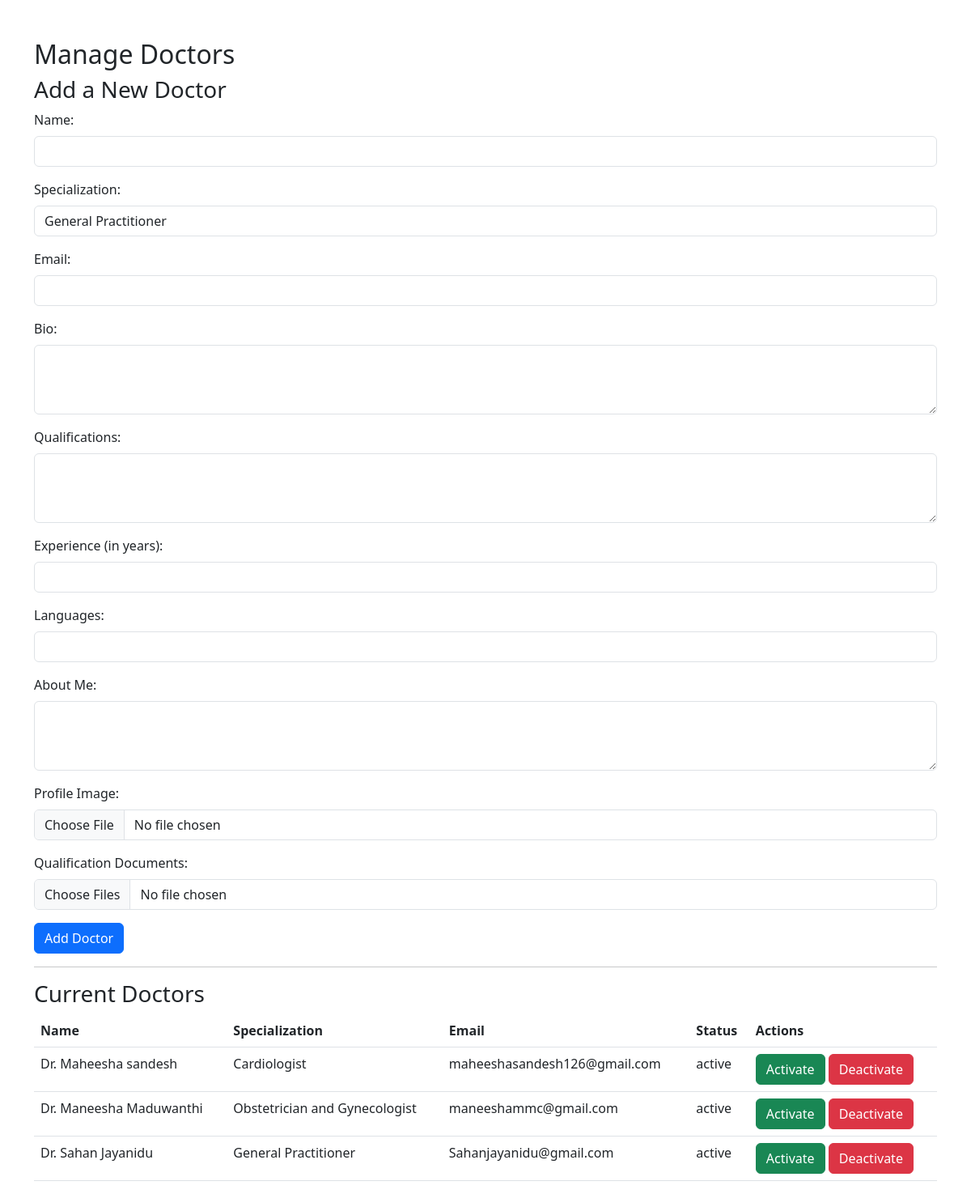
Screenshot of /adddoctors.php with the database file from the repository.
### tables this page shows
CREATE TABLE IF NOT EXISTS `doctors` (
  `id` int NOT NULL AUTO_INCREMENT,
  `name` varchar(100) NOT NULL,
  `specialization` varchar(100) NOT NULL,
  `email` varchar(100) NOT NULL,
  `bio` text NOT NULL,
  `profile_image` varchar(255) DEFAULT NULL,
  `reg_date` timestamp NULL DEFAULT CURRENT_TIMESTAMP,
  `qualifications` varchar(255) DEFAULT NULL,
  `experience` int DEFAULT NULL,
  `languages` varchar(100) DEFAULT NULL,
  `about_me` text,
  `status` enum('active','inactive') DEFAULT 'active',
  PRIMARY KEY (`id`),
  UNIQUE KEY `email` (`email`)
);

### adddoctors.php (the view, shortened to what this page needs)
<?php
$conn = new mysqli("localhost", "root", "", "hospital_db");
$sql = "SELECT * FROM doctors";
$result = $conn->query($sql);
?>
<!DOCTYPE html>
<html lang="en">
<head>
    <link rel="stylesheet" href="https://cdn.jsdelivr.net/npm/bootstrap@5.3.0/dist/css/bootstrap.min.css">
</head>
<body>
<div class="container mt-5">
    <h2>Manage Doctors</h2>
    <h3>Add a New Doctor</h3>
    <form method="POST" enctype="multipart/form-data">
        <div class="mb-3">
            <label for="name" class="form-label">Name:</label>
            <input type="text" class="form-control" id="name" name="name" required>
        </div>
        <div class="mb-3">
            <label for="specialization" class="form-label">Specialization:</label>
            <select class="form-control" id="specialization" name="specialization" required>
                <option value="General Practitioner">General Practitioner</option>
            </select>
        </div>
        <div class="mb-3">
            <label for="email" class="form-label">Email:</label>
            <input type="email" class="form-control" id="email" name="email" required>
        </div>
        <div class="mb-3">
            <label for="bio" class="form-label">Bio:</label>
            <textarea class="form-control" id="bio" name="bio" rows="3" required></textarea>
        </div>
        <div class="mb-3">
            <label for="qualifications" class="form-label">Qualifications:</label>
            <textarea class="form-control" id="qualifications" name="qualifications" rows="3" required></textarea>
        </div>
        <div class="mb-3">
            <label for="experience" class="form-label">Experience (in years):</label>
            <input type="number" class="form-control" id="experience" name="experience" required>
        </div>
        <div class="mb-3">
            <label for="languages" class="form-label">Languages:</label>
            <input type="text" class="form-control" id="languages" name="languages" required>
        </div>
        <div class="mb-3">
            <label for="about_me" class="form-label">About Me:</label>
            <textarea class="form-control" id="about_me" name="about_me" rows="3" required></textarea>
        </div>
        <div class="mb-3">
            <label for="profile_image" class="form-label">Profile Image:</label>
            <input type="file" class="form-control" id="profile_image" name="profile_image" accept="image/*">
        </div>
        <div class="mb-3">
            <label for="qualification_images" class="form-label">Qualification Documents:</label>
            <input type="file" class="form-control" id="qualification_images" name="qualification_images[]" accept="image/*" multiple>
        </div>
        <button type="submit" name="add_doctor" class="btn btn-primary">Add Doctor</button>
    </form>
    <hr>
    <h3>Current Doctors</h3>
    <table class="table">
        <thead>
            <tr>
                <th>Name</th>
                <th>Specialization</th>
                <th>Email</th>
                <th>Status</th>
                <th>Actions</th>
            </tr>
        </thead>
        <tbody>
            <?php while ($doctor = $result->fetch_assoc()): ?>
                <tr>
                    <td><?php echo htmlspecialchars($doctor['name']); ?></td>
                    <td><?php echo htmlspecialchars($doctor['specialization']); ?></td>
                    <td><?php echo htmlspecialchars($doctor['email']); ?></td>
                    <td><?php echo htmlspecialchars($doctor['status']); ?></td>
                    <td>
                        <a href="?action=activate&doctor_id=<?php echo $doctor['id']; ?>" class="btn btn-success">Activate</a>
                        <a href="?action=deactivate&doctor_id=<?php echo $doctor['id']; ?>" class="btn btn-danger">Deactivate</a>
                    </td>
                </tr>
            <?php endwhile; ?>
        </tbody>
    </table>
</div>
</body>
</html>

### rows the page displays
doctors: name "Dr. Maheesha sandesh", specialization "Cardiologist", email "maheeshasandesh126@gmail.com", status "active"
doctors: name "Dr. Maneesha Maduwanthi", specialization "Obstetrician and Gynecologist", email "maneeshammc@gmail.com", status "active"
doctors: name "Dr. Sahan Jayanidu", specialization "General Practitioner", email "Sahanjayanidu@gmail.com", status "active"
